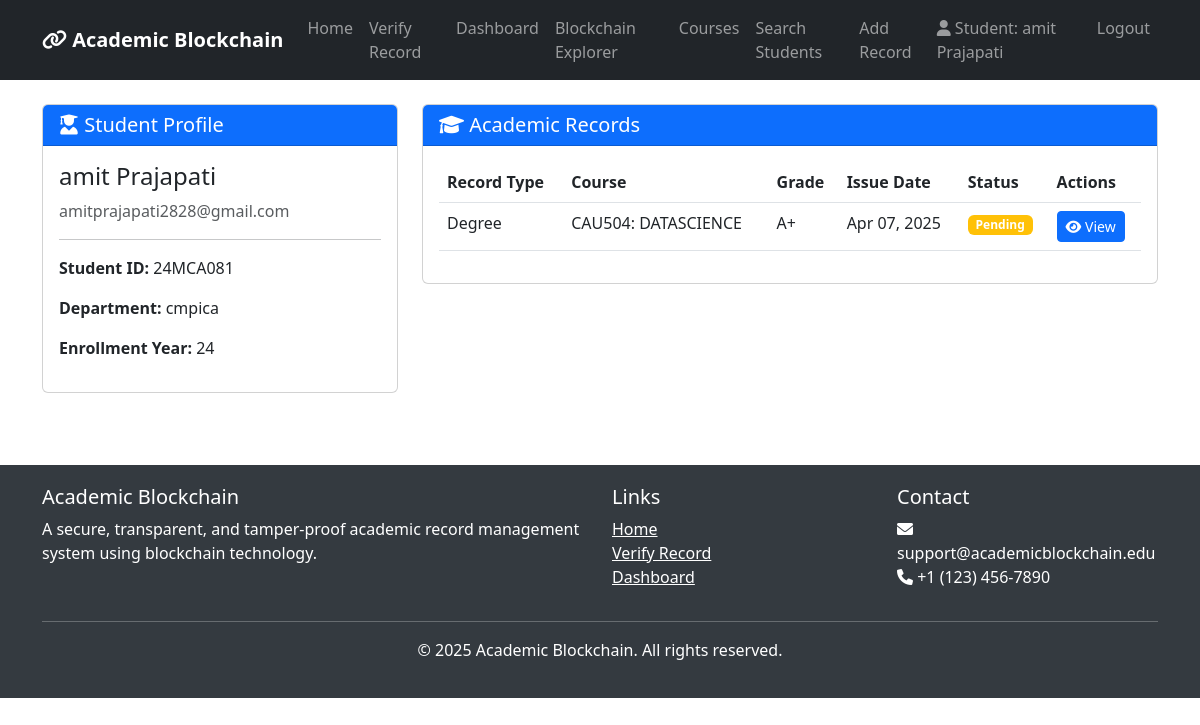
The app's page /dashboard/ (signed in) with its own data.
### blockchain_records/models.py (models this page shows, shortened)
class Student(models.Model):
    user = models.OneToOneField(User, on_delete=models.CASCADE, related_name='student_profile')
    student_id = models.CharField(max_length=20, unique=True)
    department = models.CharField(max_length=100)
    enrollment_year = models.IntegerField()

class AcademicRecord(models.Model):
    RECORD_TYPES = (
        ('GRADE', 'Course Grade'),
        ('CERTIFICATE', 'Certificate'),
        ('DEGREE', 'Degree'),
        ('TRANSCRIPT', 'Transcript'),
    )
    student = models.ForeignKey(Student, on_delete=models.CASCADE, related_name='academic_records')
    record_type = models.CharField(max_length=20, choices=RECORD_TYPES)
    course = models.ForeignKey(Course, on_delete=models.SET_NULL, null=True, blank=True)
    grade = models.CharField(max_length=5, null=True, blank=True)
    description = models.TextField(blank=True)
    issue_date = models.DateTimeField(auto_now_add=True)
    issuer = models.ForeignKey(Faculty, on_delete=models.SET_NULL, null=True, related_name='issued_records')
    block_hash = models.CharField(max_length=64, blank=True, null=True)

class Course(models.Model):
    course_code = models.CharField(max_length=20, unique=True)
    title = models.CharField(max_length=200)
    credits = models.IntegerField()
    faculty = models.ForeignKey(Faculty, on_delete=models.SET_NULL, null=True, related_name='courses')

### blockchain_records/views.py (the view, shortened to what this page needs)
# urls.py: path('dashboard/', views.dashboard, name='dashboard'),
@login_required
def dashboard(request):
    user = request.user
    context = {}
    if hasattr(user, 'student_profile'):
        student = user.student_profile
        records = AcademicRecord.objects.filter(student=student)
        context['student'] = student
        context['records'] = records
        return render(request, 'blockchain_records/student_dashboard.html', context)
    else:
        return render(request, 'blockchain_records/admin_dashboard.html', context)

### blockchain_records/templates/blockchain_records/student_dashboard.html (shortened to what this page needs)
{% extends 'blockchain_records/base.html' %}
{% block content %}
<div class="row">
    <div class="col-md-4">
        <div class="card mb-4">
            <div class="card-header bg-primary text-white">
                <h5 class="card-title mb-0"><i class="fas fa-user-graduate"></i> Student Profile</h5>
            </div>
            <div class="card-body">
                <h4>{{ student.user.get_full_name }}</h4>
                <p class="text-muted">{{ student.user.email }}</p>
                <hr>
                <p><strong>Student ID:</strong> {{ student.student_id }}</p>
                <p><strong>Department:</strong> {{ student.department }}</p>
                <p><strong>Enrollment Year:</strong> {{ student.enrollment_year }}</p>
            </div>
        </div>
    </div>
    <div class="col-md-8">
        <div class="card">
            <div class="card-header bg-primary text-white">
                <h5 class="card-title mb-0"><i class="fas fa-graduation-cap"></i> Academic Records</h5>
            </div>
            <div class="card-body">
                {% if records %}
                    <div class="table-responsive">
                        <table class="table table-hover">
                            <thead>
                                <tr>
                                    <th>Record Type</th>
                                    <th>Course</th>
                                    <th>Grade</th>
                                    <th>Issue Date</th>
                                    <th>Status</th>
                                    <th>Actions</th>
                                </tr>
                            </thead>
                            <tbody>
                                {% for record in records %}
                                    <tr>
                                        <td>{{ record.get_record_type_display }}</td>
                                        <td>{% if record.course %}{{ record.course.course_code }}: {{ record.course.title }}{% else %}-{% endif %}</td>
                                        <td>{% if record.grade %}{{ record.grade }}{% else %}-{% endif %}</td>
                                        <td>{{ record.issue_date|date:"M d, Y" }}</td>
                                        <td>
                                            {% if record.block_hash %}
                                                <span class="badge bg-success">On Blockchain</span>
                                            {% else %}
                                                <span class="badge bg-warning">Pending</span>
                                            {% endif %}
                                        </td>
                                        <td>
                                            <a href="{% url 'record_detail' record.id %}" class="btn btn-sm btn-primary">
                                                <i class="fas fa-eye"></i> View
                                            </a>
                                        </td>
                                    </tr>
                                {% endfor %}
                            </tbody>
                        </table>
                    </div>
                {% else %}
                    <div class="alert alert-info">
                        <i class="fas fa-info-circle"></i> You don't have any academic records yet.
                    </div>
                {% endif %}
            </div>
        </div>
    </div>
</div>
{% endblock %}

### blockchain_records/templates/blockchain_records/base.html (shortened to what this page needs)
<!DOCTYPE html>
<html lang="en">
<head>
    <link href="https://cdn.jsdelivr.net/npm/bootstrap@5.3.0-alpha1/dist/css/bootstrap.min.css" rel="stylesheet">
    <link rel="stylesheet" href="https://cdnjs.cloudflare.com/ajax/libs/font-awesome/6.0.0/css/all.min.css">
</head>
<body>
    <nav class="navbar navbar-expand-lg navbar-dark bg-dark">
        <div class="container">
            <a class="navbar-brand" href="{% url 'home' %}">
                <i class="fas fa-link"></i> Academic Blockchain
            </a>
            <div class="collapse navbar-collapse" id="navbarNav">
                <ul class="navbar-nav me-auto">
                    <li class="nav-item">
                        <a class="nav-link" href="{% url 'home' %}">Home</a>
                    </li>
                    <li class="nav-item">
                        <a class="nav-link" href="{% url 'verify_record' %}">Verify Record</a>
                    </li>
                    {% if user.is_authenticated %}
                        <li class="nav-item">
                            <a class="nav-link" href="{% url 'dashboard' %}">Dashboard</a>
                        </li>
                        <li class="nav-item">
                            <a class="nav-link" href="{% url 'blockchain_explorer' %}">Blockchain Explorer</a>
                        </li>
                        <li class="nav-item">
                            <a class="nav-link" href="{% url 'course_list' %}">Courses</a>
                        </li>
                        {% if user.is_staff or user.faculty_profile %}
                            <li class="nav-item">
                                <a class="nav-link" href="{% url 'search_students' %}">Search Students</a>
                            </li>
                        {% endif %}
                        {% if user.faculty_profile %}
                            <li class="nav-item">
                                <a class="nav-link" href="{% url 'add_record' %}">Add Record</a>
                            </li>
                        {% endif %}
                    {% endif %}
                </ul>
                <ul class="navbar-nav">
                    {% if user.is_authenticated %}
                        <li class="nav-item">
                            <span class="nav-link">
                                <i class="fas fa-user"></i>
                                {% if user.student_profile %}
                                    Student: {{ user.get_full_name }}
                                {% elif user.faculty_profile %}
                                    Faculty: {{ user.get_full_name }}
                                {% else %}
                                    {{ user.username }}
                                {% endif %}
                            </span>
                        </li>
                        <li class="nav-item">
                            <a class="nav-link" href="{% url 'logout' %}">Logout</a>
                        </li>
                    {% endif %}
                </ul>
            </div>
        </div>
    </nav>
    <div class="container mt-4">
        {% block content %}{% endblock %}
    </div>
    <footer class="footer mt-5">
        <div class="container">
            <div class="row">
                <div class="col-md-6">
                    <h5>Academic Blockchain</h5>
                    <p>A secure, transparent, and tamper-proof academic record management system using blockchain technology.</p>
                </div>
                <div class="col-md-3">
                    <h5>Links</h5>
                    <ul class="list-unstyled">
                        <li><a href="{% url 'home' %}" class="text-white">Home</a></li>
                        <li><a href="{% url 'verify_record' %}" class="text-white">Verify Record</a></li>
                        {% if user.is_authenticated %}
                            <li><a href="{% url 'dashboard' %}" class="text-white">Dashboard</a></li>
                        {% endif %}
                    </ul>
                </div>
                <div class="col-md-3">
                    <h5>Contact</h5>
                    <address class="text-white">
                        <i class="fas fa-envelope"></i> support@academicblockchain.edu<br>
                        <i class="fas fa-phone"></i> +1 (123) 456-7890
                    </address>
                </div>
            </div>
            <hr class="bg-light">
            <div class="text-center">
                <p>&copy; {% now "Y" %} Academic Blockchain. All rights reserved.</p>
            </div>
        </div>
    </footer>
</body>
</html>

### blockchain_records/templates/blockchain_records/base.html (style rules this page uses)
.navbar-brand { font-weight: bold; }
.footer { margin-top: 50px; padding: 20px 0; background-color: #343a40; color: white; }

### records on screen
Student: user.get_full_name "amit Prajapati", user.email "amitprajapati2828@gmail.com", student_id "24MCA081", department "cmpica", enrollment_year "24"
AcademicRecord: record_type "Degree", course.course_code "CAU504", course "DATASCIENCE", grade "A+", issue_date "Apr 07, 2025", shows "Pending"

### other values on screen
{{ user.get_full_name }} "amit Prajapati"
